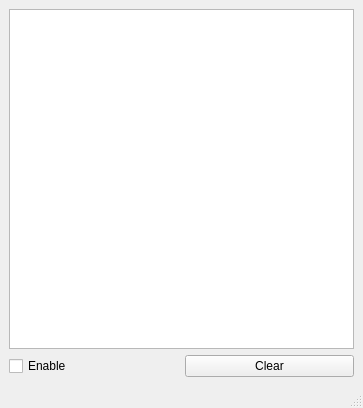
<ui version="4.0" >
 <class>DebugLogWindow</class>
 <widget class="QMainWindow" name="DebugLogWindow" >
  <property name="geometry" >
   <rect>
    <x>0</x>
    <y>0</y>
    <width>363</width>
    <height>408</height>
   </rect>
  </property>
  <property name="windowTitle" >
   <string>Debug log</string>
  </property>
  <property name="windowIcon" >
   <iconset/>
  </property>
  <widget class="QWidget" name="centralwidget" >
   <layout class="QGridLayout" >
    <property name="margin" >
     <number>9</number>
    </property>
    <property name="spacing" >
     <number>6</number>
    </property>
    <item row="1" column="1" >
     <widget class="QPushButton" name="clearButton" >
      <property name="text" >
       <string>Clear</string>
      </property>
      <property name="flat" >
       <bool>false</bool>
      </property>
     </widget>
    </item>
    <item row="1" column="0" >
     <widget class="QCheckBox" name="enableBox" >
      <property name="text" >
       <string>Enable</string>
      </property>
     </widget>
    </item>
    <item row="0" column="0" colspan="2" >
     <widget class="QTextBrowser" name="logView" />
    </item>
   </layout>
  </widget>
  <widget class="QStatusBar" name="statusbar" />
 </widget>
 <resources/>
 <connections/>
</ui>
